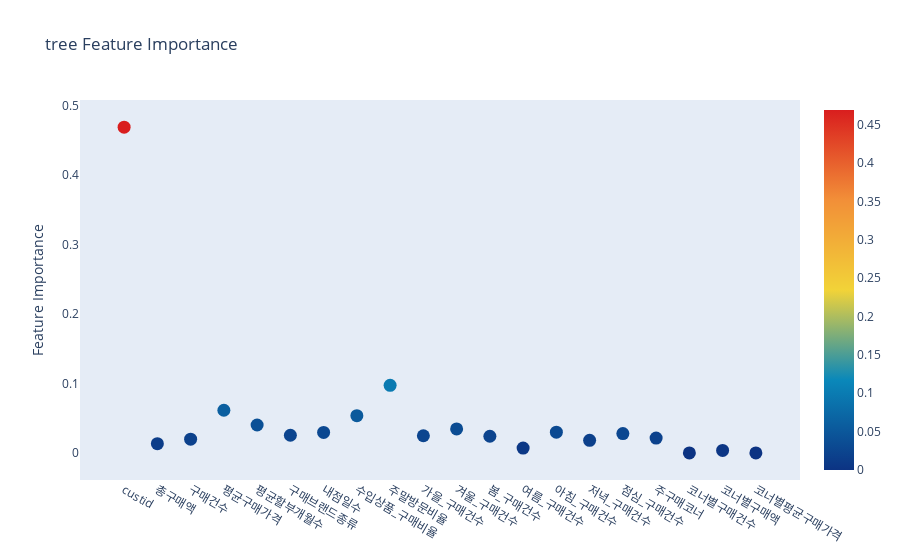

Notebook code for this chart:
### Code cell
# Scatter plot
trace = go.Scatter(
    y = clf_best.feature_importances_,
    x = features,
    mode = 'markers',
    marker = dict(
                    sizemode = 'diameter',
                    sizeref = 1,
                    size = 13,
                    color = clf_best.feature_importances_,
                    colorscale = 'Portland',
                    showscale = True
                 ),
    text = features
)

data = [trace]

layout = go.Layout(
    autosize = True,
    title = 'tree Feature Importance',
    hovermode = 'closest',
        xaxis = dict(
            ticklen = 5,
            showgrid = False,
            zeroline = False,
            showline = False
        ),
        yaxis = dict(
            title = 'Feature Importance',
            showgrid = False,
            zeroline = False,
            ticklen = 5,
            gridwidth = 2
        ),
        showlegend = False
)

fig = go.Figure(data=data, layout=layout)
py.iplot(fig, filename='scatter2021')

### Figure 1 — Plotly figure (JSON) as saved in the notebook; plotly's stock layout.template omitted (floating-point values rounded to 4 significant figures)
{"data": [{"marker": {"color": [0.4693, 0.01324, 0.01971, 0.06138, 0.04014, 0.02535, 0.02939, 0.05364, 0.09733, 0.0247, 0.03453, 0.02394, 0.006879, 0.02978, 0.01811, 0.02776, 0.02136, 0, 0.003505, 0], "colorscale": [[0, "rgb(12,51,131)"], [0.25, "rgb(10,136,186)"], [0.5, "rgb(242,211,56)"], [0.75, "rgb(242,143,56)"], [1, "rgb(217,30,30)"]], "showscale": true, "size": 13, "sizemode": "diameter", "sizeref": 1}, "mode": "markers", "text": ["custid", "총구매액", "구매건수", "평균구매가격", "평균할부개월수", "구매브랜드종류", "내점일수", "수입상품_구매비율", "주말방문비율", "가을_구매건수", "겨울_구매건수", "봄_구매건수", "여름_구매건수", "아침_구매건수", "저녁_구매건수", "점심_구매건수", "주구매코너", "코너별구매건수", "코너별구매액", "코너별평균구매가격"], "type": "scatter", "x": ["custid", "총구매액", "구매건수", "평균구매가격", "평균할부개월수", "구매브랜드종류", "내점일수", "수입상품_구매비율", "주말방문비율", "가을_구매건수", "겨울_구매건수", "봄_구매건수", "여름_구매건수", "아침_구매건수", "저녁_구매건수", "점심_구매건수", "주구매코너", "코너별구매건수", "코너별구매액", "코너별평균구매가격"], "y": [0.4693, 0.01324, 0.01971, 0.06138, 0.04014, 0.02535, 0.02939, 0.05364, 0.09733, 0.0247, 0.03453, 0.02394, 0.006879, 0.02978, 0.01811, 0.02776, 0.02136, 0, 0.003505, 0]}], "layout": {"autosize": true, "hovermode": "closest", "showlegend": false, "title": {"text": "tree Feature Importance"}, "xaxis": {"showgrid": false, "showline": false, "ticklen": 5, "zeroline": false}, "yaxis": {"gridwidth": 2, "showgrid": false, "ticklen": 5, "title": {"text": "Feature Importance"}, "zeroline": false}}}
